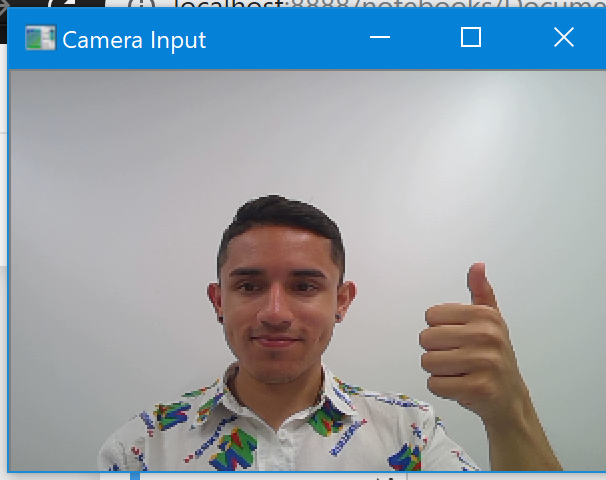
#> input picture Python-Hand-Gesture-Recognition-master/media/checkpoint1.PNG, 606 x 480 px, given in place of the camera
$ python 'hand gesture.py'
#> lines starting #> are read from the running program, lines starting #| are printed output that depends on the picture
import pyautogui
import cv2
import numpy as np
import time

# Constants
FRAME_HEIGHT = 480
FRAME_WIDTH = 640
REGION_TOP = 0
REGION_BOTTOM = int(2 * FRAME_HEIGHT / 3)
REGION_LEFT = int(FRAME_WIDTH / 2)
REGION_RIGHT = FRAME_WIDTH
CALIBRATION_TIME = 30
BG_WEIGHT = 0.5
OBJ_THRESHOLD = 18
CURSOR_SPEED = 5

class HandData:
    # [23 lines left out: functions __init__, update, check_for_waving, not called in this run]

def get_region(frame):
    region = frame[REGION_TOP:REGION_BOTTOM, REGION_LEFT:REGION_RIGHT]
    region = cv2.cvtColor(region, cv2.COLOR_BGR2GRAY)
    region = cv2.GaussianBlur(region, (5, 5), 0)
    return region

def get_average(region):
    global background
    if background is None:
        background = region.copy().astype("float")
        return
    cv2.accumulateWeighted(region, background, BG_WEIGHT)

# [53 lines left out: functions segment, get_hand_data, count_fingers, most_frequent, not called in this run]

# Initialize cooldown variables
cooldown_duration = 1.0  # Cooldown duration in seconds
last_tap_time = 0

# [9 lines left out: function perform_gesture_action, not called in this run]

background = None
hand = None
frames_elapsed = 0

capture = cv2.VideoCapture(0)

while True:
    ret, frame = capture.read()
#> frame is the input picture: shape (480, 606, 3); mean B, G, R 169.8, 160.4, 148
    if not ret:
        print("Error: Failed to capture frame")
        break
    frame = cv2.resize(frame, (FRAME_WIDTH, FRAME_HEIGHT))
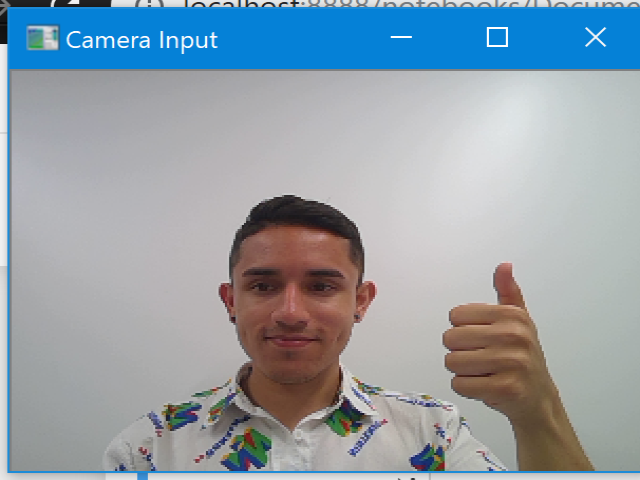
#> frame: shape (480, 640, 3); mean B, G, R 169.8, 160.4, 148
    frame = cv2.flip(frame, 1)
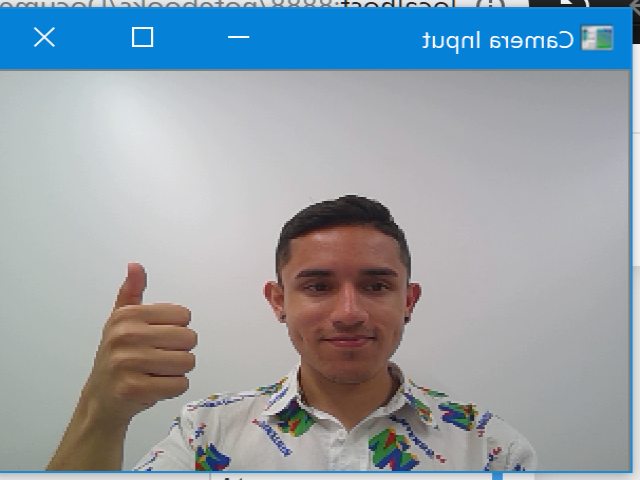
#> frame: shape (480, 640, 3); mean B, G, R 169.8, 160.4, 148
    region = get_region(frame)
#> in get_region, `region = frame[REGION_TOP:REGION_BOTTOM, REGION_LEFT:REGION_RIGHT]`:
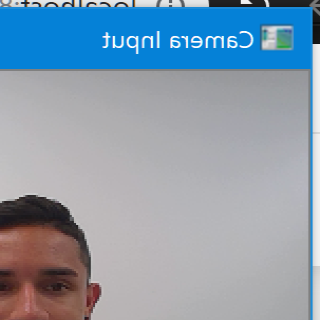
#> region: shape (320, 320, 3); mean B, G, R 173, 156.3, 138.2
#> in get_region, `region = cv2.cvtColor(region, cv2.COLOR_BGR2GRAY)`:
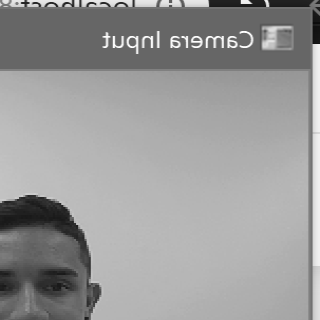
#> region: shape (320, 320); min 11, max 255, mean 152.8
    if frames_elapsed < CALIBRATION_TIME:
        get_average(region)
    else:
        region_pair = segment(region)
        if region_pair is not None:
            thresholded_region, segmented_region = region_pair
            get_hand_data(thresholded_region, segmented_region)
            if hand.is_in_frame:
                if hand.is_waving:
                    pyautogui.click()
                else:
                    # Perform cursor movement or other actions here
                    # For now, let's just print the detected gesture
                    if hand.gesture is not None:
                        print("Detected Gesture:", hand.gesture)
                        perform_gesture_action(hand.gesture)
    cv2.imshow("Camera Input", frame)
    frames_elapsed += 1
    if cv2.waitKey(1) & 0xFF == ord('x'):
#> (key x is pressed here)
        break

capture.release()
cv2.destroyAllWindows()

$ run again, on Python-Hand-Gesture-Recognition-master/media/checkpoint2.PNG
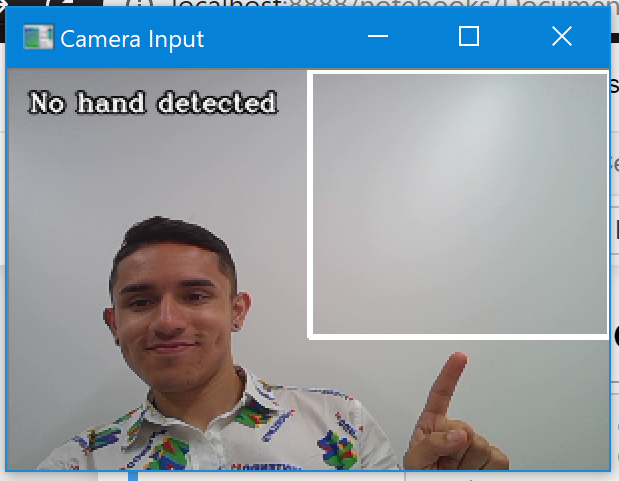
#> input picture Python-Hand-Gesture-Recognition-master/media/checkpoint2.PNG, 619 x 481 px, given in place of the camera
#> frame is the input picture: shape (481, 619, 3); mean B, G, R 166.7, 156.4, 142.8
#> `frame = cv2.flip(frame, 1)`:
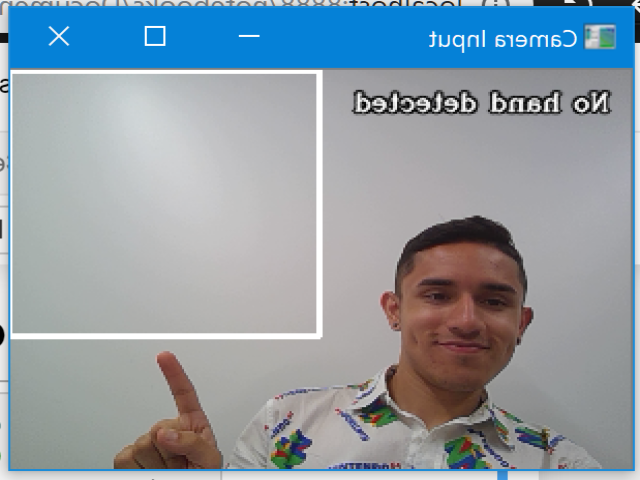
#> frame: shape (480, 640, 3); mean B, G, R 166.6, 156.4, 142.8
#> in get_region, `region = cv2.GaussianBlur(region, (5, 5), 0)`:
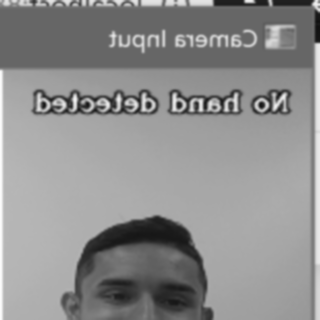
#> region: shape (320, 320); min 16, max 251, mean 141.9

$ run again, on Python-Hand-Gesture-Recognition-master/media/checkpoint3.PNG
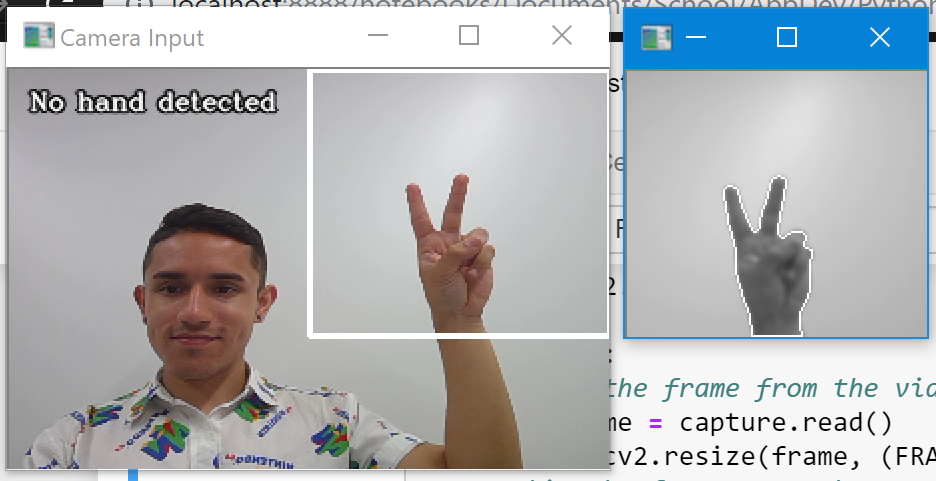
#> input picture Python-Hand-Gesture-Recognition-master/media/checkpoint3.PNG, 936 x 481 px, given in place of the camera
#> frame is the input picture: shape (481, 936, 3); mean B, G, R 184.5, 181.7, 178.6
#> `frame = cv2.flip(frame, 1)`:
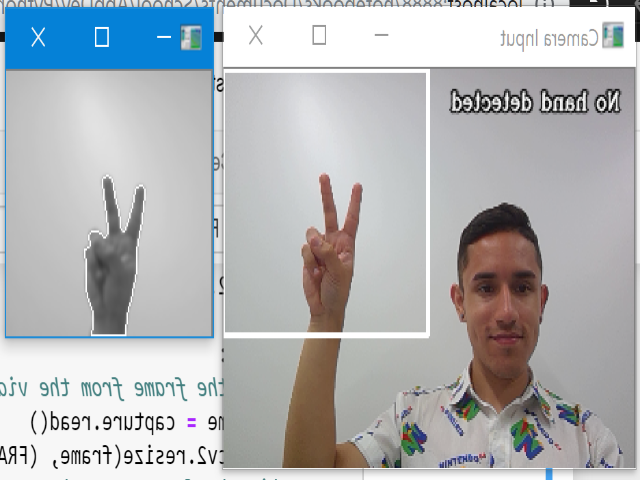
#> frame: shape (480, 640, 3); mean B, G, R 184.5, 181.6, 178.6
#> in get_region, `region = cv2.GaussianBlur(region, (5, 5), 0)`:
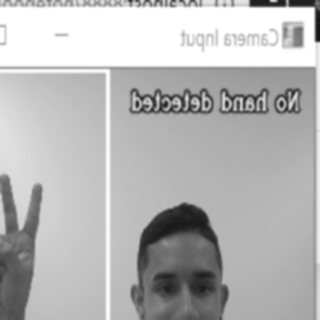
#> region: shape (320, 320); min 17, max 255, mean 182.4

$ run again, on Python-Hand-Gesture-Recognition-master/media/checkpoint4.PNG
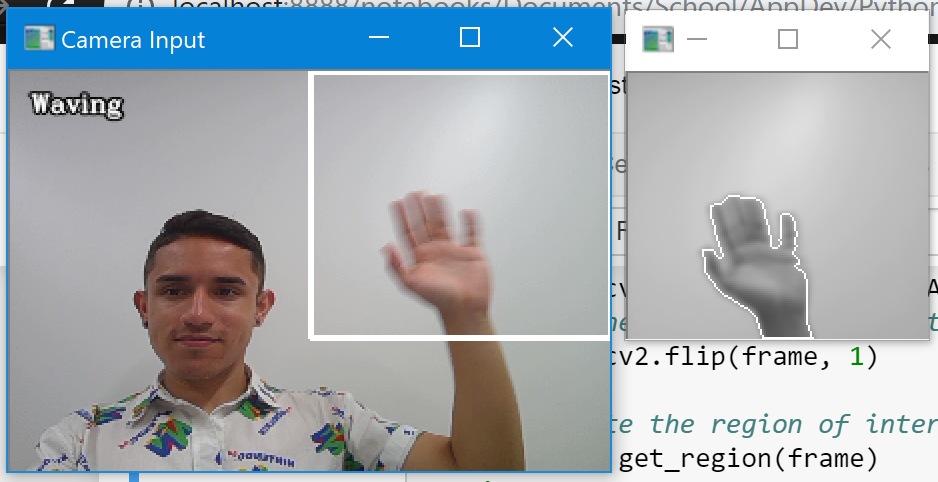
#> input picture Python-Hand-Gesture-Recognition-master/media/checkpoint4.PNG, 938 x 482 px, given in place of the camera
#> frame is the input picture: shape (482, 938, 3); mean B, G, R 181.7, 175.2, 166.9
#> `frame = cv2.flip(frame, 1)`:
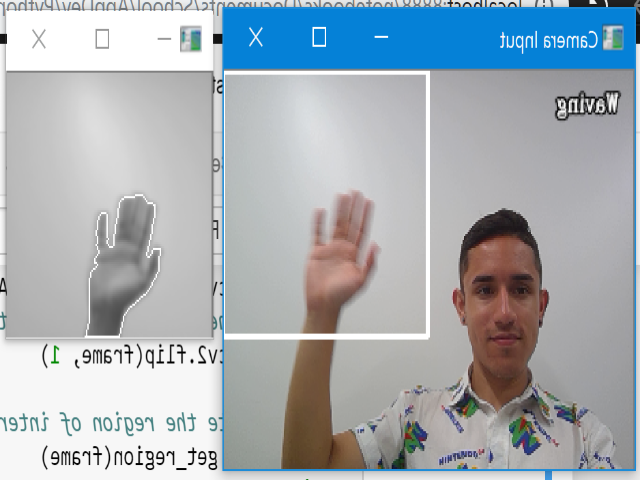
#> frame: shape (480, 640, 3); mean B, G, R 181.6, 175.1, 166.8
#> in get_region, `region = cv2.GaussianBlur(region, (5, 5), 0)`:
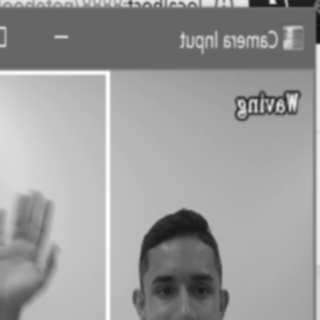
#> region: shape (320, 320); min 16, max 254, mean 155.3
